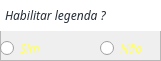
      <widget class="QFrame" name="frame_29">
       <property name="geometry">
        <rect>
         <x>520</x>
         <y>30</y>
         <width>161</width>
         <height>61</height>
        </rect>
       </property>
       <property name="frameShape">
        <enum>QFrame::StyledPanel</enum>
       </property>
       <property name="frameShadow">
        <enum>QFrame::Raised</enum>
       </property>
       <widget class="QLabel" name="label_30">
        <property name="geometry">
         <rect>
          <x>0</x>
          <y>0</y>
          <width>161</width>
          <height>31</height>
         </rect>
        </property>
        <property name="font">
         <font>
          <family>Cocogoose Pro</family>
          <pointsize>9</pointsize>
          <italic>true</italic>
         </font>
        </property>
        <property name="styleSheet">
         <string notr="true">color: rgb(35,45,55);
background-color: rgb(255, 255, 255);</string>
        </property>
        <property name="text">
         <string>Habilitar legenda ?</string>
        </property>
        <property name="indent">
         <number>5</number>
        </property>
       </widget>
       <widget class="QRadioButton" name="radLegendSim_2">
        <property name="geometry">
         <rect>
          <x>0</x>
          <y>40</y>
          <width>71</width>
          <height>16</height>
         </rect>
        </property>
        <property name="font">
         <font>
          <family>Cocogoose Pro</family>
          <pointsize>9</pointsize>
          <italic>true</italic>
          <underline>false</underline>
          <stylestrategy>PreferDefault</stylestrategy>
         </font>
        </property>
        <property name="layoutDirection">
         <enum>Qt::LeftToRight</enum>
        </property>
        <property name="autoFillBackground">
         <bool>false</bool>
        </property>
        <property name="styleSheet">
         <string notr="true">color: rgb(255, 255, 100);</string>
        </property>
        <property name="text">
         <string>Sim</string>
        </property>
       </widget>
       <widget class="QRadioButton" name="radLegendNao_2">
        <property name="geometry">
         <rect>
          <x>100</x>
          <y>40</y>
          <width>51</width>
          <height>16</height>
         </rect>
        </property>
        <property name="font">
         <font>
          <family>Cocogoose Pro</family>
          <pointsize>9</pointsize>
          <italic>true</italic>
          <underline>false</underline>
          <stylestrategy>PreferDefault</stylestrategy>
         </font>
        </property>
        <property name="layoutDirection">
         <enum>Qt::LeftToRight</enum>
        </property>
        <property name="autoFillBackground">
         <bool>false</bool>
        </property>
        <property name="styleSheet">
         <string notr="true">color: rgb(255, 255, 100);</string>
        </property>
        <property name="text">
         <string>Não</string>
        </property>
       </widget>
      </widget>
